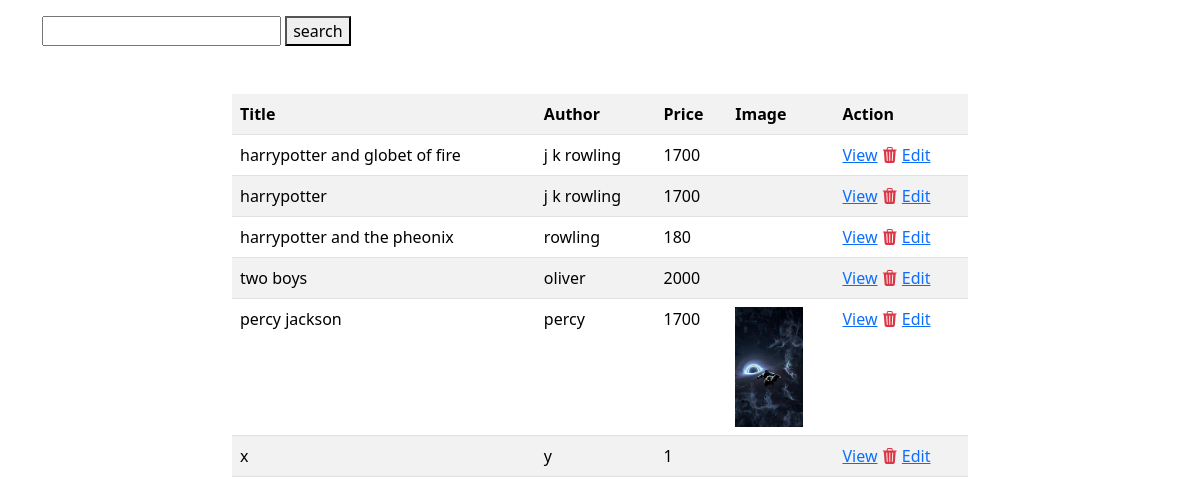
/books/all/, run on the app's committed database.
### store/models.py (models this page shows, shortened)
class Book(models.Model):
    title=models.CharField(max_length=200)
    author=models.CharField(max_length=200)
    price=models.PositiveIntegerField()
    language=models.CharField(max_length=200)
    genre=models.CharField(max_length=200)
    year=models.PositiveIntegerField()
    image=models.ImageField(upload_to='bookimages',null=True)

### store/views.py (the view)
# urls.py: path('books/all/',BookListView.as_view(),name='book_list'),
class BookListView(View):
    def get(self,request,*args,**kwargs):
        search_text=request.GET.get("search")
        print(search_text)
        qs=Book.objects.all()
        if search_text:
            qs=qs.filter(Q(title__contains=search_text)|Q(author__contains=search_text))
        return render(request,'book_list.html',{"data":qs})

### store/templates/book_list.html (shortened to what this page needs)
<!DOCTYPE html>
<html lang="en">
<head>
    <link href="https://cdn.jsdelivr.net/npm/bootstrap@5.3.3/dist/css/bootstrap.min.css" rel="stylesheet">
    <link rel="stylesheet" href="https://cdn.jsdelivr.net/npm/bootstrap-icons@1.11.3/font/bootstrap-icons.min.css">
</head>
<body>
    <div class="container">
        <div class="rows my-3">
            <div class="col-4 mt-3">
                <form action="">
                    <input type="text">
                    <button>search</button>
                </form>
            </div>
        </div>
    </div>
    <div class="container mt-5">
        <div class="row">
            <div class="col-2"></div>
            <div class="col-8">
                <table class="table table-striped">
                    <tr>
                        <th>Title</th>
                        <th>Author</th>
                        <th>Price</th>
                        <th>Image</th>
                        <th>Action</th>
                    </tr>
                    {%for b in data%}
                    <tr>
                        <td>{{b.title}}</td>
                        <td>{{b.author}}</td>
                        <td>{{b.price}}</td>
                        <td>
                            {%if b.image%}
                            <img src="{{b.image.url}}" alt="" height="120px">
                            {%endif%}
                        </td>
                        <td>
                            <a href="{%url 'book_detail' b.id%}">View</a>
                            <a href="{%url 'book_delete' b.id%}"><i class="bi bi-trash3-fill text-danger" type="button"></i></a>
                            <a href="{%url 'book-edit' b.id%}">Edit</a>
                        </td>
                    </tr>
                    {%endfor%}
                </table>
            </div>
            <div class="col-2"></div>
        </div>
    </div>
</body>
</html>

### data on the page
Book: title "harrypotter and globet of fire", author "j k rowling", price "1700"
Book: title "harrypotter", author "j k rowling", price "1700"
Book: title "harrypotter and the pheonix", author "rowling", price "180"
Book: title "two boys", author "oliver", price "2000"
Book: title "percy jackson", author "percy", price "1700", image (picture)
Book: title "x", author "y", price "1"
